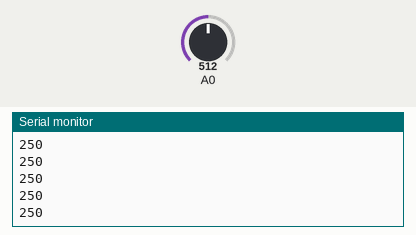
The sketch below on a simulated ESP8266 (NodeMCU). On the bench: the last lines printed to the serial monitor. The test bench sets the inputs (shaded band); at power-on: A0 = 512. WiFi joins after 1.5 s; servers stay silent unless stated.

Above: at 3.0 s.
3.1 s: A0 set to 716
At 3.6 s:
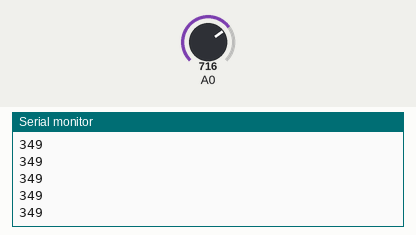
4.6 s: A0 set to 900
At 5.3 s:
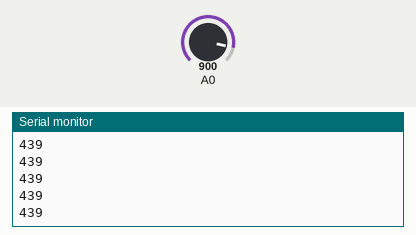
Timing chart, 0 to 7.6 s (numbered marks = the images above; inputs shaded):
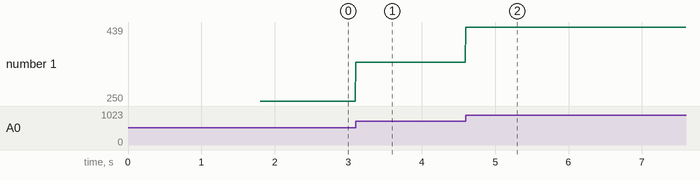

Measured:
- after the input at 3.1 s, the serial monitor: prints a new line at once (image 1)
- after the input at 4.6 s, the serial monitor: prints a new line at once (image 2)
- plotted number 1: 250 → 349 after the input at 3.1 s, 349 → 439 after the input at 4.6 s

The sketch:

blynk_3.ino
```cpp
//***************Temperature control**************

#define BLYNK_PRINT Serial
#include <ESP8266WiFi.h>
#include <BlynkSimpleEsp8266.h>
int temp;

char auth[] = "fd8aaf2bc2a94aa9ac255e44affc28a4";
char ssid[] = "pardeep";
char pass[] = "12345678";

void setup()
{
  Serial.begin(9600);
  Blynk.begin(auth, ssid, pass);
}

void loop()
{
  Blynk.run();
  temp = analogRead(A0);
  temp = temp * 0.48828125;
  Serial.println(temp);
  Blynk.virtualWrite(V1, temp);
}
```
